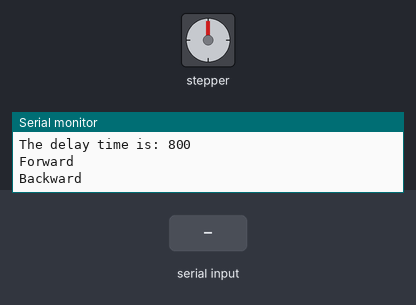
Simulated run of this sketch. Board: Arduino Uno, built with avr-gcc and run on an emulated ATmega328P. Shown: stepper motor, the last lines printed to the serial monitor. Wiring (inferred from the names in the program): stepper motor driver (200 steps per turn assumed): step pin 10; direction pin 9; enable pin 11. The test bench sets the inputs (shaded band).

Above: at 10.2 s.
10.3 s: "90,45\n" received over Serial
At 11.7 s:
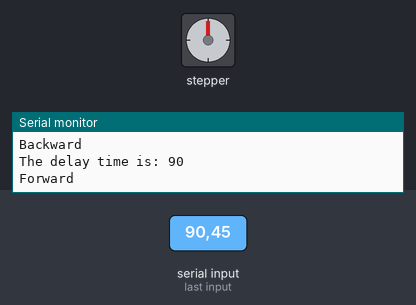
13.3 s: "30,150\n" received over Serial
At 14.3 s:
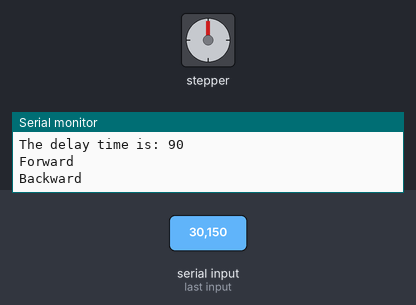
16.3 s: "200\n" received over Serial
19.3 s: "5\n" received over Serial
22.3 s: "90\n" received over Serial
25.3 s: "30,150\n" received over Serial
Timing chart, 0 to 75.8 s (numbered marks = the images above; inputs shaded):
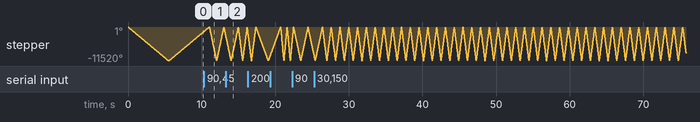

The sketch:

stepperMotorChooseSpeed.ino
```cpp
/*

//This program is used to test out various speeds for a stepper motor
//The motor will spin back and forth at an initial speed
//To change the speed, open a serial monitor and send the arduino a new delayTime
//The delayTime can range from 0 to 32767, the shorter the delayTime, the faster the motor moves
//To slow or speed up the motor further, increase or decrease the Micro Step's on the stepper motor driver
//IMPORTANT NOTE ABOUT STEPPER MOTOR DRIVER: For the switches on the side that control the microsteps and current, down is on and up is off

     Arduino | TB6600 (driver)
---------------------------------
           7 | ENA+
         GND | ENA-
           6 | DIR+
         GND | DIR-
           5 | PUL+
         GND | PUL-

The pins for ENA+,DIR+,PUL+ can be any pin (just change the code)
Pull ENA+ to LOW to enable motor, pull to HIGH to disable the motor (freely rotates)

     Stepper | TB6600 (driver)
-----------------------------------
       Black | B-
       Green | B+
        Blue | A-
         Red | A+

The colors do not really matter, just find the pairs by checking for low resistance between
When you find the two pairs, either can be connected to A or B and either of the sides of the pairs can be connected to + or -

Power Supply | TB6600 (driver)
---------------------------------
          +V | VCC
         COM | GND

*/

//The motor is controlled through these 3 pins
int PUL=10; //define Pulse pin
int DIR=9; //define Direction pin
int ENA=11; //define Enable Pin

//The delayTime is the time (in microseconds) between steps
int delayTime = 800; //between 0 and 32767
//pulseWidth is the time (in microseconds) it waits for the motor to make a step
int pulseWidth = 50; //this should be kept constant

void setup() {
  Serial.begin(9600);
  pinMode (PUL, OUTPUT);
  pinMode (DIR, OUTPUT);
  pinMode (ENA, OUTPUT);

  digitalWrite(ENA,LOW); //pull low to enable the motor

}

void loop() {
  //checks to see if data is available on the serial buffer, if it is, it sets that to the delayTime
  if (Serial.available() > 0) {
      delayTime = receiveSerialData().toInt();
  }
  Serial.println("The delay time is: " + String(delayTime));
  //Starts moving forward
  Serial.println("Forward");
  for (int i=0; i<6400; i++)
  {
    digitalWrite(DIR,LOW); //down
    digitalWrite(PUL,HIGH);
    delayMicroseconds(pulseWidth);
    digitalWrite(PUL,LOW);
    delayMicroseconds(delayTime);
  }

  //Starts moving backward
  Serial.println("Backward");
  for (int i=0; i<6400; i++)
  {
    digitalWrite(DIR,HIGH); //up
    digitalWrite(PUL,HIGH);
    delayMicroseconds(pulseWidth);
    digitalWrite(PUL,LOW);
    delayMicroseconds(delayTime);
  }
}
//to increase the revolutions, change the 6400 in the for loops
//the revolutions this corresponds to is based on the number of microsteps


//This function receives serial communications and returns
//For this program, it allows you to type in numbers in the serial monitor to change the delayTime
String receiveSerialData() {

  int incomingByte; // for incoming serial data
  int lengthOfIncomingData;
  int * allBytesArray;
  String converted = "";

  //checks to see if there is anything waiting on the serial buffer
  //Serial.println("Serial.available() is returing: " + String(Serial.available()));

  //if there is anything on the buffer, it stops checking, reads what was there, and returns what you sent as a string
  if (Serial.available() > 0) {
    //Serial.println("theres new data oh boy");delay(500);

    lengthOfIncomingData = Serial.available();
    //Serial.println("you sent me " + String(lengthOfIncomingData) + " numbers");
    //delay(500);
    allBytesArray = new int[lengthOfIncomingData];
    //Serial.println("I just created an array with " + String(lengthOfIncomingData) + " elements");delay(500);

    for (int i=0; i < lengthOfIncomingData; i++){
      incomingByte = Serial.read();
      allBytesArray[i] = incomingByte;
    }
    //Serial.print("The array is [");
    for (int i=0; i < lengthOfIncomingData; i++){
      //Serial.print(" " + String(allBytesArray[i]));
    }
    //Serial.println(" ]");
    for (int i=0; i < lengthOfIncomingData; i++){
      converted += String(char(allBytesArray[i]));
    }
    //Serial.println(converted);
    return converted;
    converted = "";
  }
  //delay(1500);
}
```
